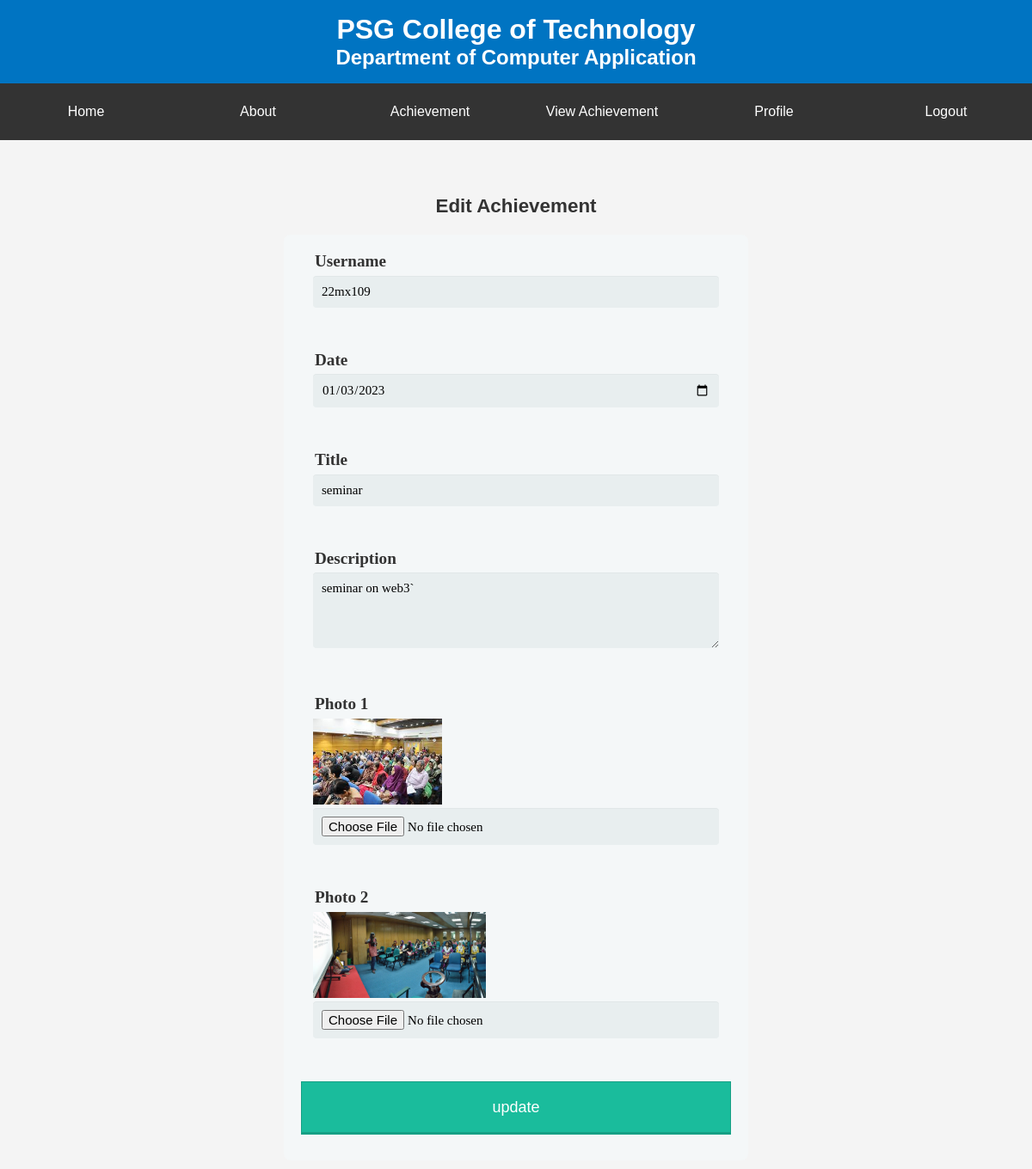
Page /updateData/2 (signed in) on the committed database.
### account/models.py (models this page shows, shortened)
class Achievement(models.Model):
    user = models.ForeignKey(User, on_delete=models.CASCADE)
    rollno = models.CharField(max_length=20, blank=True, null=True)  # Assuming rollno is a character field
    date = models.DateField()
    title = models.CharField(max_length=255)
    description = models.TextField()
    photo1 = models.ImageField(upload_to='achievement_photos/', blank=True, null=True)
    photo2 = models.ImageField(upload_to='achievement_photos/', blank=True, null=True)

### account/views.py (the view, shortened to what this page needs)
# urls.py: path('updateData/<int:pkid>', views.updateData, name="updateData"),
@login_required(login_url='login')
def updateData(request, pkid):
    mydata = Achievement.objects.get(id=pkid)
    context = {'data': mydata}
    return render(request, 'edit_achievement.html', context)

### templates/edit_achievement.html (shortened to what this page needs)
<!DOCTYPE html>
<html lang="en">
<head>
</head>
<body>
    <header>
        <h1>PSG College of Technology</h1>
        <h2>Department of Computer Application</h2>
    </header>
    <nav>
        <div class="navbar">
            <ul>
                <li><a href="{% url 'dashboard' %}">Home</a></li>
                <li><a href="{%url 'about' %}">About</a></li>
                <li><a href="{%url 'achievement' %}">Achievement</a></li>
                <li><a href="{%url 'view_achievement' %}">View Achievement</a></li>
                <li><a href="{% url 'profile' %}">Profile</a></li>
                <li><a href="{% url 'logout_view' %}">Logout</a></li>
            </ul>
        </div>
    </nav>
    <main>
    </main>
    <div class="form-style-5">
        <center><h2>Edit Achievement</h2></center>
        <form method="post" enctype="multipart/form-data">
            <fieldset>
                <legend>Username</legend>
                <input type="text" name="username" value="{{ data.user.username }}" readonly>
            </fieldset>
            <fieldset>
                <legend>Date</legend>
                <input type="date" name="date" value="{{ data.date|date:'Y-m-d' }}" required>
            </fieldset>
            <fieldset>
                <legend>Title</legend>
                <input type="text" name="title" value="{{ data.title }}" required>
            </fieldset>
            <fieldset>
                <legend>Description</legend>
                <textarea name="description" rows="4" required>{{ data.description }}</textarea>
            </fieldset>
            <fieldset>
                <legend>Photo 1</legend>
                {% if data.photo1 %}
                    <img src="{{ data.photo1.url }}" height = "100" alt="Photo 1">
                {% endif %}
                <input type="file" name="photo1">
            </fieldset>
            <fieldset>
                <legend>Photo 2</legend>
                {% if data.photo2 %}
                    <img src="{{ data.photo2.url }}" height = "100" alt="Photo 2">
                {% endif %}
                <input type="file" name="photo2">
            </fieldset>
            <input type="submit" value="update">
        </form>
    </div>
</body>
</html>

### templates/edit_achievement.html (style rules this page uses)
body { font-family: Arial, sans-serif; margin: 0; padding: 0; background-color: #f4f4f4; color: #333; }
header { background-color: #0074c2; color: #fff; text-align: center; padding: 1em 0; }
h1 { font-size: 2em; margin: 0; }
h2 { font-size: 1.5em; margin: 0; }
main { padding: 2em; }
body, ul, li { margin: 0; padding: 0; }
.navbar { background-color: #333; overflow: hidden; }
.navbar ul { list-style-type: none; margin: 0; padding: 0; display: flex; }
.navbar li { flex: 1; text-align: center; padding: 10px 0; }
.navbar a { display: block; color: white; text-align: center; text-decoration: none; padding: 14px 16px; transition: background-color 0.3s; }
.form-style-5 h2 { font-size: 1.4em; margin-bottom: 20px; }
.form-style-5 form { max-width: 500px; margin: 10px auto; padding: 20px; background: #f4f7f8; border-radius: 8px; font-family: Georgia, "Times New Roman", Times, serif; }
.form-style-5 fieldset { border: none; margin-bottom: 20px; }
.form-style-5 legend { font-size: 1.2em; font-weight: bold; }
.form-style-5 input[type="text"], .form-style-5 input[type="date"], .form-style-5 textarea, .form-style-5 input[type="file"] { font-family: Georgia, "Times New Roman", Times, serif; background: rgba(255,255,255,.1); border: none; border-radius: 4px; font-size: 15px; margin: 0; outline: 0; padding: 10px; width: 100%; box-sizing: border-box; -webkit-box-sizing: border-box; -moz-box-sizing: border-box; background-color: #e8eeef; color: black; -webkit-box-shadow: 0 1px 0 rgba(0,0,0,0.03) inset; box-shadow: 0 1px 0 rgba(0,0,0,0.03) inset; margin-bottom: 20px; }
.form-style-5 input[type="submit"] { position: relative; display: block; padding: 19px 39px 18px 39px; color: #FFF; margin: 0 auto; background: #1abc9c; font-size: 18px; text-align: center; font-style: normal; width: 100%; border: 1px solid #16a085; border-width: 1px 1px 3px; margin-bottom: 10px; }

### rows in the picture
Achievement: username "22mx109", date "01/03/2023", title "seminar", description "seminar on web3`", photo1 (picture), photo2 (picture)
